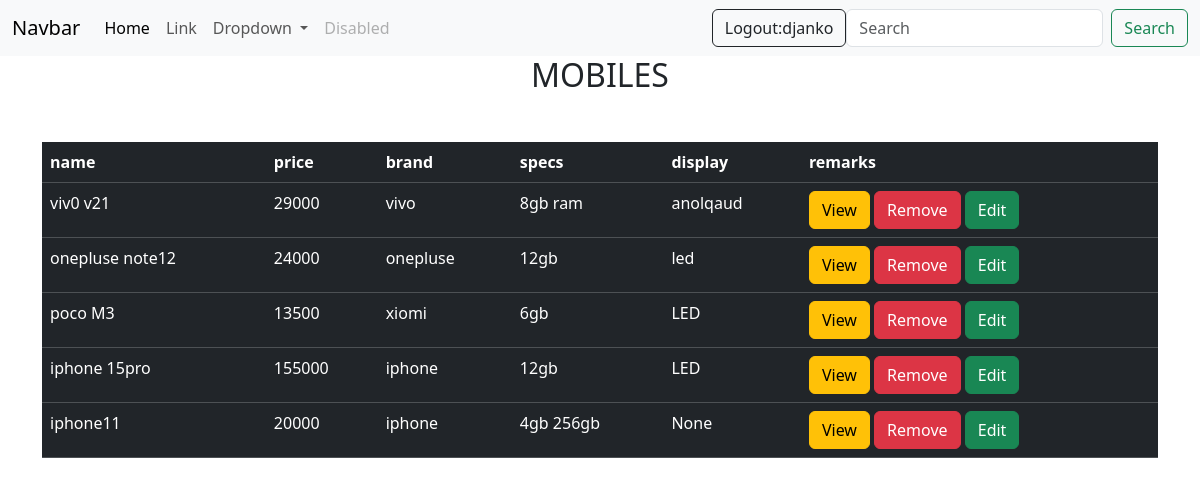
Screenshot of /mobiles/all (signed in) with the database file from the repository.
### mobile/models.py (models this page shows, shortened)
class Mobiles(models.Model):
    name=models.CharField(max_length=200,unique=True)
    price=models.PositiveIntegerField()
    brand=models.CharField(max_length=200)
    specs=models.CharField(max_length=200)
    display=models.CharField(max_length=200,null=True)
    pictures=models.ImageField(upload_to="images",null=True)

### mobile/views.py (the view)
# urls.py: path("mobiles/all",views.MobileListView.as_view(),name="mobile-all"),
@method_decorator(signin_required,name="dispatch")
class MobileListView(View):
    def get(self,request,*args,**kwargs):
        qs=Mobiles.objects.all()
        if "brand" in request.GET:
             brand=request.GET.get("brand")
             qs=qs.filter(brand__iexact=brand)
        if "display" in request.GET:
             display=request.GET.get("display")
             qs=qs.filter(display__iexact=display)
        if "price_gt" in request.GET:
             amount=request.GET.get("price_gt")
             qs=qs.filter(price__gte=amount)
        return render(request,"mob_lst.html",{"data":qs})

### mobile/views.py (called while the page is built)
def signin_required(fn):
     def wrapper(request,*args, **kwargs):
          if not request.user.is_authenticated:
               messages.error(request,"invalid session")
               return redirect("signin")
          else:
               return fn(request,*args, **kwargs)
     return wrapper

### mobile/templates/mob_lst.html
{%extends 'base.html'%}
{%block body_block%}
<div class="container">
    <h2 class="text-center">MOBILES</h2>
    <table class="table table-dark mt-5">
        <tr>
            <th>name</th>
            <th>price</th>
            <th>brand</th>
            <th>specs</th>
            <th>display</th>
            <th>remarks</th>
        </tr>
        {%for mob in data%}
        <tr>
            <td>{{mob.name}}</td>
            <td>{{mob.price}}</td>
            <td>{{mob.brand}}</td>
            <td>{{mob.specs}}</td>
            <td>{{mob.display}}</td>
            <td>
                <a href="{%url 'mobile-details' mob.id%}" class="btn btn-warning">View</a>
                <a href="{%url 'mobile-remove' mob.id%}" class="btn btn-danger">Remove</a>
                <a href="{%url 'mobile-change' mob.id%}" class="btn btn-success">Edit</a>
            </td>
        </tr>
        {%endfor%}
    </table>
</div>
{%endblock%}

### mobile/templates/base.html (shortened to what this page needs)
<!DOCTYPE html>
<html lang="en">
<head>
    <link href="https://cdn.jsdelivr.net/npm/bootstrap@5.3.2/dist/css/bootstrap.min.css" rel="stylesheet">
</head>
<body>
    <nav class="navbar navbar-expand-lg bg-body-tertiary">
        <div class="container-fluid">
          <a class="navbar-brand" href="#">Navbar</a>
          <div class="collapse navbar-collapse" id="navbarSupportedContent">
            <ul class="navbar-nav me-auto mb-2 mb-lg-0">
              <li class="nav-item">
                <a class="nav-link active" aria-current="page" href="#">Home</a>
              </li>
              <li class="nav-item">
                <a class="nav-link" href="#">Link</a>
              </li>
              <li class="nav-item dropdown">
                <a class="nav-link dropdown-toggle" href="#" role="button" data-bs-toggle="dropdown" aria-expanded="false">
                  Dropdown
                </a>
              </li>
              <li class="nav-item">
                <a class="nav-link disabled" aria-disabled="true">Disabled</a>
              </li>
            </ul>
            <a href="{% url 'signout'%}" class="ms-auto btn btn-outline-dark">Logout:{{request.user}}</a>
            <form class="d-flex" role="search">
              <input class="form-control me-2" type="search" placeholder="Search" aria-label="Search">
              <button class="btn btn-outline-success" type="submit">Search</button>
            </form>
          </div>
        </div>
      </nav>
   {%block body_block%}
   {%endblock%}
</body>
</html>

### rows the page displays
Mobiles: name "viv0 v21", price "29000", brand "vivo", specs "8gb ram", display "anolqaud"
Mobiles: name "onepluse note12", price "24000", brand "onepluse", specs "12gb", display "led"
Mobiles: name "poco M3", price "13500", brand "xiomi", specs "6gb", display "LED"
Mobiles: name "iphone 15pro", price "155000", brand "iphone", specs "12gb", display "LED"
Mobiles: name "iphone11", price "20000", brand "iphone", specs "4gb 256gb", display "None"

### other values shown
{{ request.user }} "djanko"
